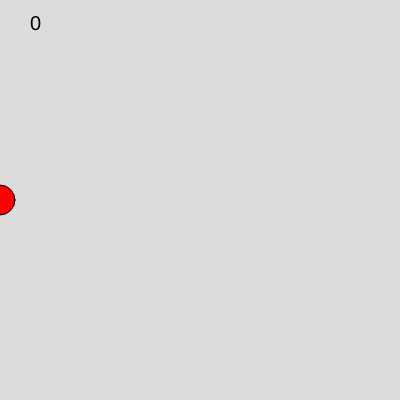
Frame 1 (no input)
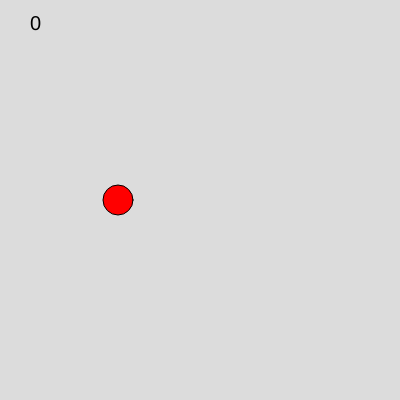
Frame 60 (no input)
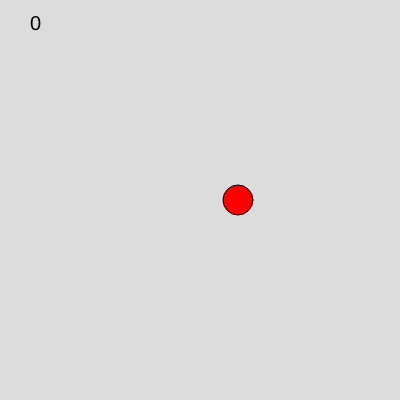
Frame 120 (the mouse pressed at the canvas centre since frame 60)

The p5.js sketch that drew these frames (run headless with seeded random() and noise() and a simulated clock; from frame 60 on, the mouse is pressed at the canvas centre):

// p5.js sketch
// ── sketch.js
let x = 0;
let y = 200;
let size = 30; 
let speed = 2;
let score = 0;

function setup() {
  createCanvas(400, 400);
}

function draw() {
  background(220);

  // Move the circle
  fill(255,0,0);
  circle(x, y, size);
  x = x % width;
  x+=speed;

  // The score
  fill(0);
  textSize(20);
  text(score, 30, 30);
}

function mouseClicked(){
  let distance = dist(x, y, mouseX, mouseY); 
  if(distance <= size/2){
    score++;
  }
}
